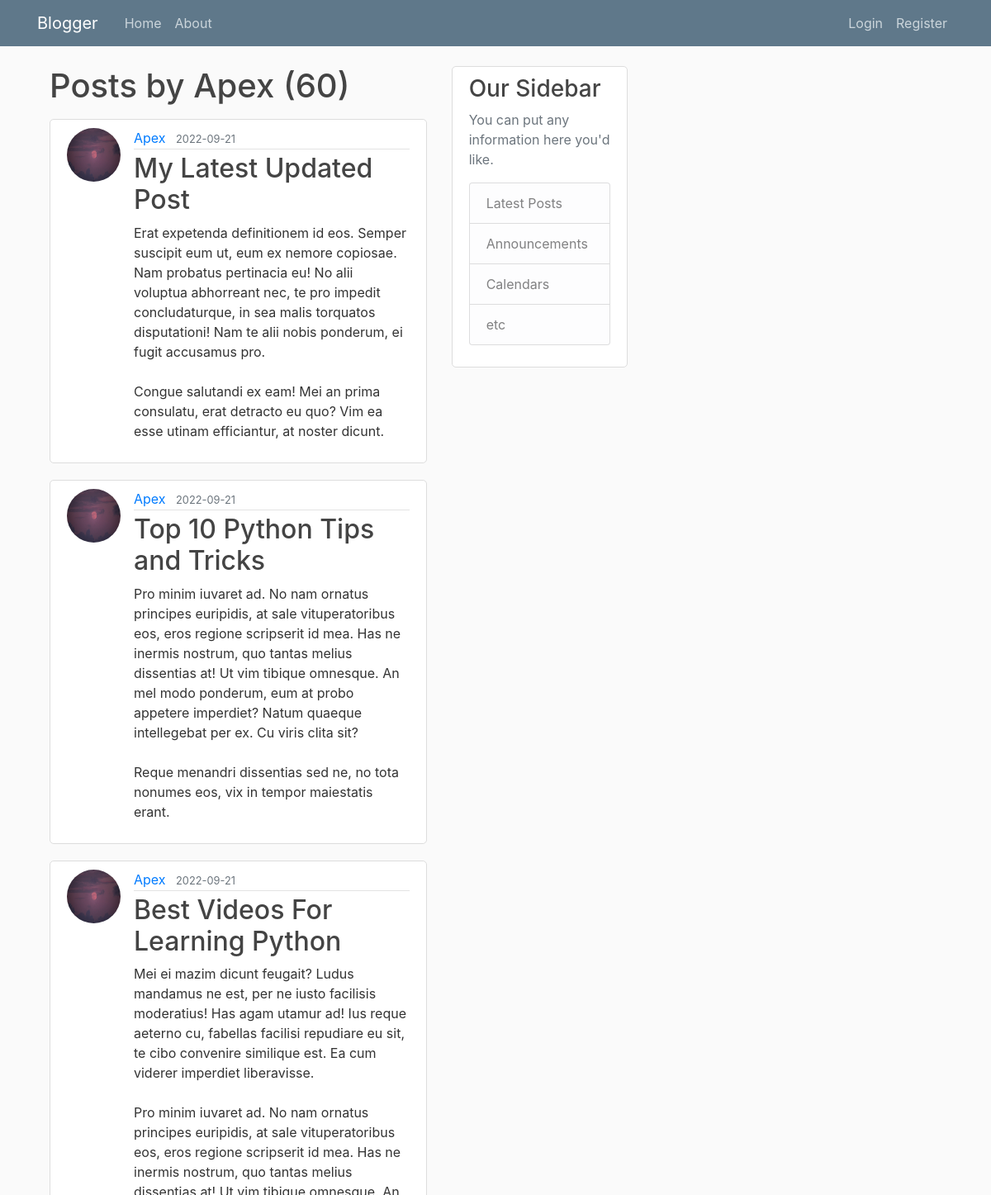
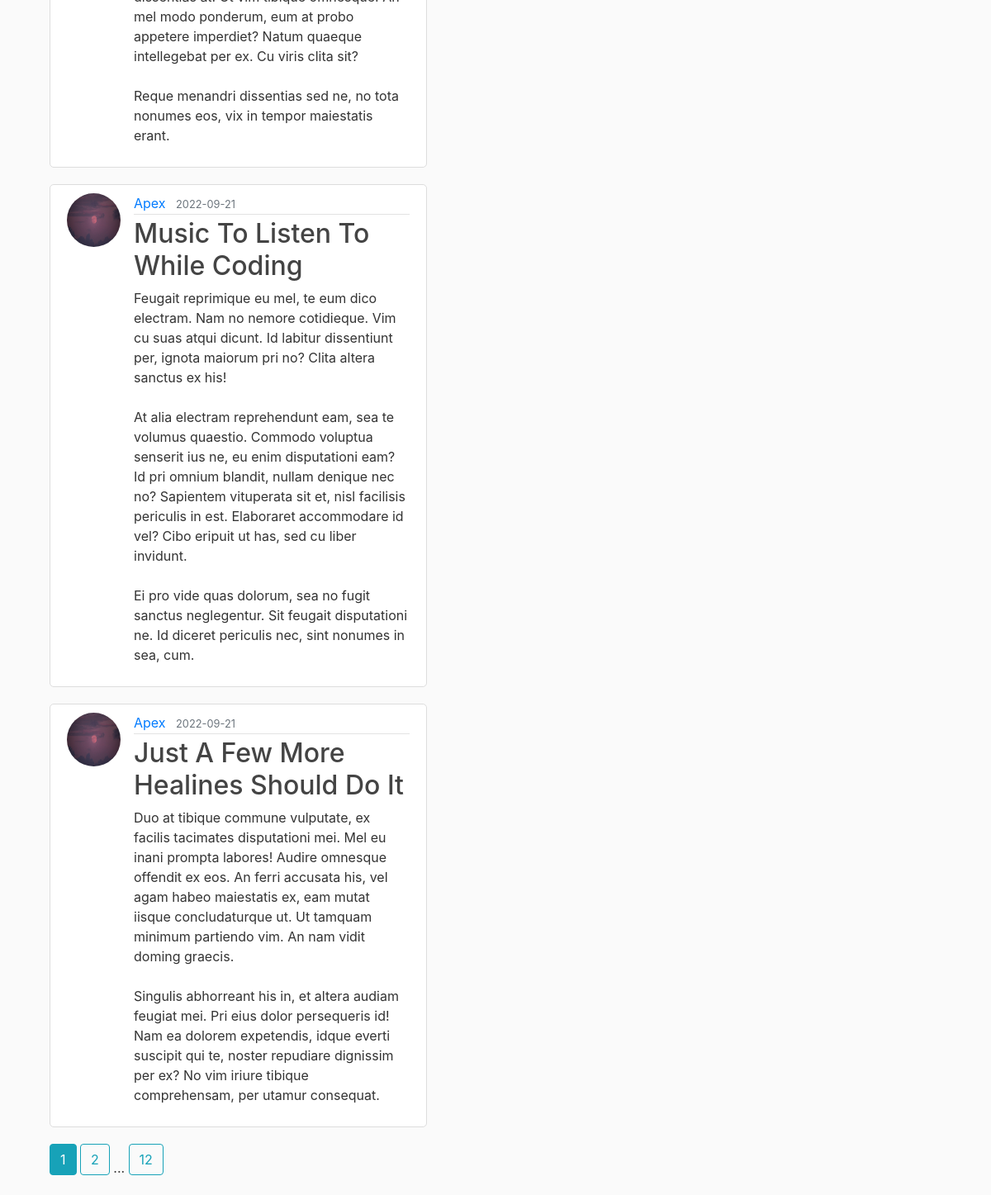
Page /user/Apex on the committed database (2 pictures, top to bottom).
### src/model.py (models this page shows, shortened)
class User(db.Model, UserMixin):
    id = db.Column(db.Integer, primary_key=True)
    username = db.Column(db.String(20), unique=True, nullable=False)
    email = db.Column(db.String(120), unique=True, nullable=False)
    image_file = db.Column(db.String(20), nullable=False, default='default.jpg')
    password = db.Column(db.String(60), nullable=False)
    posts = db.relationship('Post', backref='author', lazy=True)

class Post(db.Model):
    id = db.Column(db.Integer, primary_key=True)
    title = db.Column(db.String(100), nullable=False)
    date_posted = db.Column(db.DateTime, nullable=False, default=datetime.utcnow)
    content = db.Column(db.Text, nullable=False)
    user_id = db.Column(db.Integer, db.ForeignKey('user.id'), nullable=False)

### src/route/post_route.py (the view)
@app.route("/user/<string:username>")
def user_posts(username):
    page = request.args.get('page', 1, type=int)
    user = User.query.filter_by(username=username).first_or_404()
    posts = Post.query.filter_by(author=user)\
        .order_by(Post.date_posted.desc())\
        .paginate(page=page, per_page=5)
    return render_template('user_posts.html', posts=posts, user=user)

### src/templates/user_posts.html
{% extends "base.html" %}
{% block content %}
    <h1 class="mb-3">Posts by {{ user.username }} ({{ posts.total }})</h1>
    {% for post in posts.items %}
        <article class="media content-section">
          <img class="rounded-circle article-img" src="{{ url_for('static', filename='profile_pics/' + post.author.image_file) }}">
          <div class="media-body">
            <div class="article-metadata">
              <a class="mr-2" href="{{ url_for('user_posts', username=post.author.username) }}">{{ post.author.username }}</a>
              <small class="text-muted">{{ post.date_posted.strftime('%Y-%m-%d') }}</small>
            </div>
            <h2><a class="article-title" href="{{ url_for('post', post_id=post.id) }}">{{ post.title }}</a></h2>
            <p class="article-content">{{ post.content }}</p>
          </div>
        </article>
    {% endfor %}
    {% for page_num in posts.iter_pages(left_edge=1, right_edge=1, left_current=1, right_current=2) %}
      {% if page_num %}
        {% if posts.page == page_num %}
          <a class="btn btn-info mb-4" href="{{ url_for('user_posts', username=user.username, page=page_num) }}">{{ page_num }}</a>
        {% else %}
          <a class="btn btn-outline-info mb-4" href="{{ url_for('user_posts', username=user.username, page=page_num) }}">{{ page_num }}</a>
        {% endif %}
      {% else %}
        ...
      {% endif %}
    {% endfor %}
{% endblock content %}

### src/templates/base.html (shortened to what this page needs)
<!DOCTYPE html>
<html>
<head>
    <link rel="stylesheet" href="https://maxcdn.bootstrapcdn.com/bootstrap/4.0.0/css/bootstrap.min.css">
    <link rel="stylesheet" type="text/css" href="{{ url_for('static', filename='main.css') }}">
</head>
<body>
  <header class="site-header">
    <nav class="navbar navbar-expand-md navbar-dark bg-steel fixed-top">
      <div class="container">
        <a class="navbar-brand mr-4" href="/">Blogger</a>
        <div class="collapse navbar-collapse" id="navbarToggle">
          <div class="navbar-nav mr-auto">
            <a class="nav-item nav-link" href="{{ url_for('home') }}">Home</a>
            <a class="nav-item nav-link" href="/about">About</a>
          </div>
          <div class="navbar-nav">
          {% if current_user.is_authenticated %}
            <a class="nav-item nav-link" href="{{ url_for('new_post') }}">Add Post</a>
            <a class="nav-item nav-link" href="{{ url_for('account') }}">Account</a>
            <a class="nav-item nav-link" href="{{ url_for('auth.logout') }}">Logout</a>
          {% else %}
            <a class="nav-item nav-link" href="{{ url_for('auth.login') }}">Login</a>
            <a class="nav-item nav-link" href="{{ url_for('auth.register') }}">Register</a>
          {% endif %}
          </div>
        </div>
      </div>
    </nav>
  </header>
  <main role="main" class="container">
    <div class="row">
      <div class="col-md-8">
        <main role="main" class="container">
          <div class="row">
            <div class="col-md-8">
              {% block content %}{% endblock %}
            </div>
            <div class="col-md-4">
              <div class="content-section">
                <h3>Our Sidebar</h3>
                <p class='text-muted'>You can put any information here you'd like.
                  <ul class="list-group">
                    <li class="list-group-item list-group-item-light">Latest Posts</li>
                    <li class="list-group-item list-group-item-light">Announcements</li>
                    <li class="list-group-item list-group-item-light">Calendars</li>
                    <li class="list-group-item list-group-item-light">etc</li>
                  </ul>
                </p>
              </div>
            </div>
          </div>
        </div>
  </main>
</body>
</html>

### src/static/main.css (style rules this page uses)
body { background: #fafafa; color: #333333; margin-top: 5rem; }
h1, h2, h3, h4, h5, h6 { color: #444444; }
.bg-steel { background-color: #5f788a; }
.site-header .navbar-nav .nav-link { color: #cbd5db; }
.content-section { background: #ffffff; padding: 10px 20px; border: 1px solid #dddddd; border-radius: 5px; margin-bottom: 20px; overflow-x:auto; }
.article-title { color: #444444; }
.article-content { white-space: pre-line; }
.article-img { height: 65px; width: 65px; margin-right: 16px; }
.article-metadata { padding-bottom: 1px; margin-bottom: 4px; border-bottom: 1px solid #e3e3e3 }

### rows in the picture
User: username "Apex"
Post: image_file (placeholder picture), author.username "Apex", date_posted "2022-09-21", title "My Latest Updated Post", content "Erat expetenda definitionem id eos. Semper suscipit eum ut, eum ex nemore copiosae. Nam probatus pertinacia eu! No alii voluptua abhorreant nec, te pro impedit concludaturque, in sea malis torquatos disputationi! Nam te alii nobis ponderum, ei fugit accusamus pro. Congue salutandi ex eam! Mei an prima consulatu, erat detracto eu quo? Vim ea esse utinam efficiantur, at noster dicunt."
Post: image_file (placeholder picture), author.username "Apex", date_posted "2022-09-21", title "Top 10 Python Tips and Tricks", content "Pro minim iuvaret ad. No nam ornatus principes euripidis, at sale vituperatoribus eos, eros regione scripserit id mea. Has ne inermis nostrum, quo tantas melius dissentias at! Ut vim tibique omnesque. An mel modo ponderum, eum at probo appetere imperdiet? Natum quaeque intellegebat per ex. Cu viris clita sit? Reque menandri dissentias sed ne, no tota nonumes eos, vix in tempor maiestatis erant."
Post: image_file (placeholder picture), author.username "Apex", date_posted "2022-09-21", title "Best Videos For Learning Python", content "Mei ei mazim dicunt feugait? Ludus mandamus ne est, per ne iusto facilisis moderatius! Has agam utamur ad! Ius reque aeterno cu, fabellas facilisi repudiare eu sit, te cibo convenire similique est. Ea cum viderer imperdiet liberavisse. Pro minim iuvaret ad. No nam ornatus principes euripidis, at sale vituperatoribus eos, eros regione scripserit id mea. Has ne inermis nostrum, quo tantas melius dissentias at! Ut vim tibique omnesque. An mel modo ponderum, eum at probo appetere imperdiet? Natum quaeque intellegebat per ex. Cu viris clita sit? Reque menandri dissentias sed ne, no tota nonumes eos, vix in tempor maiestatis erant."
Post: image_file (placeholder picture), author.username "Apex", date_posted "2022-09-21", title "Music To Listen To While Coding", content "Feugait reprimique eu mel, te eum dico electram. Nam no nemore cotidieque. Vim cu suas atqui dicunt. Id labitur dissentiunt per, ignota maiorum pri no? Clita altera sanctus ex his! At alia electram reprehendunt eam, sea te volumus quaestio. Commodo voluptua senserit ius ne, eu enim disputationi eam? Id pri omnium blandit, nullam denique nec no? Sapientem vituperata sit et, nisl facilisis periculis in est. Elaboraret accommodare id vel? Cibo eripuit ut has, sed cu liber invidunt. Ei pro vide quas dolorum, sea no fugit sanctus neglegentur. Sit feugait disputationi ne. Id diceret periculis nec, sint nonumes in sea, cum."
Post: image_file (placeholder picture), author.username "Apex", date_posted "2022-09-21", title "Just A Few More Healines Should Do It", content "Duo at tibique commune vulputate, ex facilis tacimates disputationi mei. Mel eu inani prompta labores! Audire omnesque offendit ex eos. An ferri accusata his, vel agam habeo maiestatis ex, eam mutat iisque concludaturque ut. Ut tamquam minimum partiendo vim. An nam vidit doming graecis. Singulis abhorreant his in, et altera audiam feugiat mei. Pri eius dolor persequeris id! Nam ea dolorem expetendis, idque everti suscipit qui te, noster repudiare dignissim per ex? No vim iriure tibique comprehensam, per utamur consequat."

### other values in the picture
{{ posts.total }} "60"
{{ page_num }} "1"
{{ page_num }} "2" "12"
